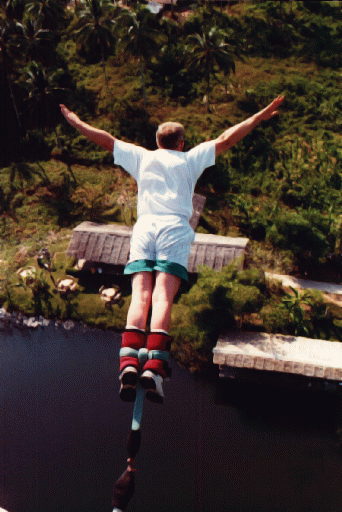
//> input picture Mini Project/image.png, 342 x 512 px
$ ./main   (built with g++ and OpenCV 4)
//> lines starting //> are read from the running program, lines starting //| are printed output that depends on the picture
### Mini Project/fastDigitalImageInpainting.hpp
#include <opencv2/opencv.hpp>
using namespace cv;

// values of 'a' and 'b' are user defined, and are determined by hit and trial method
static const float a(0.073235f);
static const float b(0.176765f);

// K is the gaussian kernel
static const Mat K = (Mat_<float>(3, 3) << a, b, a, b, 0.0f, b, a, b, a);

void inpaint(const Mat &src, const Mat &mask, const Mat kernel, Mat &dst, int maxNumOfIter){

	// checking whether mask, source, and gaussian kernel follow certain conditions or not
	assert(src.type() == mask.type() && mask.type() == CV_8UC3);
	assert(src.size() == mask.size());
	assert(kernel.type() == CV_32F);

	// fill in the missing region with input's average color
	auto avgColor = sum(src)/(src.cols*src.rows);

	Mat avgColorMat(1, 1, CV_8UC3);
	avgColorMat.at<Vec3b>(0, 0) = Vec3b(avgColor[0], avgColor[1], avgColor[2]);
	resize(avgColorMat, avgColorMat, src.size(), 0.0, 0.0, INTER_NEAREST);

	Mat result = (mask/255).mul(src) + (1-mask/255).mul(avgColorMat);

	// convolution between kernel and border pixels
	int bSize = K.cols/2;
	Mat kernel3ch, inWithBorder;

	result.convertTo(result, CV_32FC3);
	cvtColor(kernel, kernel3ch, COLOR_GRAY2BGR);
	copyMakeBorder(result, inWithBorder, bSize, bSize, bSize, bSize, BORDER_REPLICATE);

	Mat resInWithBorder = Mat(inWithBorder, Rect(bSize, bSize, result.cols, result.rows));

	const int ch = result.channels();

	// repeating the process by user defined number of iterations
	for(int itr = 0; itr < maxNumOfIter; itr++){
		copyMakeBorder(result, inWithBorder, bSize, bSize, bSize, bSize, BORDER_REPLICATE);

		for(int r = 0; r < result.rows; r++){
			const uchar *pMask = mask.ptr(r);
			float *pRes = result.ptr<float>(r);

			for(int c = 0; c < result.cols; c++){
				if(pMask[ch*c] == 0){
					Rect rectRoi(c, r, K.cols, K.rows);
					Mat roi(inWithBorder, rectRoi);

					auto sum = cv::sum(kernel3ch.mul(roi));

					pRes[ch*c + 0] = sum[0];
					pRes[ch*c + 1] = sum[1];
					pRes[ch*c + 2] = sum[2];
				}
			}
		}
	}
	result.convertTo(dst, CV_8UC3);
}

### Mini Project/main.cpp
#include <iostream>
using namespace std;

#include <opencv2/opencv.hpp>
using namespace cv;

#include "fastDigitalImageInpainting.hpp"

int main(){
	Mat src = imread("image.png");
//> src is the input picture: 512 rows x 342 cols, CV_8UC3; mean B, G, R 45.6, 52.7, 64.3
	Mat mask = imread("mask.png");
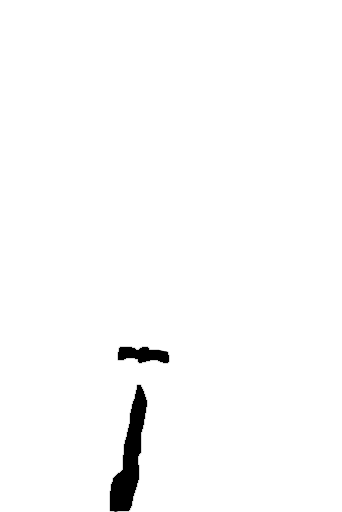
//> input picture Mini Project/mask.png, 342 x 512 px
//> mask is the input picture: 512 rows x 342 cols, CV_8UC3; mean B, G, R 251, 251, 251
	Mat res;

	inpaint(src, mask, K, res, 500);
//> in inpaint, `auto avgColor = sum(src)/(src.cols*src.rows);`: avgColor = [45.64, 52.75, 64.26, 0]
//> in inpaint, `avgColorMat.at<Vec3b>(0, 0) = Vec3b(avgColor[0], avgColor[1], avgColor..`: avgColorMat = [[45, 52, 64]]
//> in inpaint, `resize(avgColorMat, avgColorMat, src.size(), 0.0, 0.0, INTER_NEAREST);`:
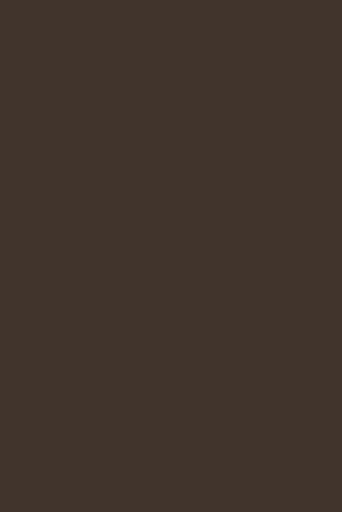
//> avgColorMat: 512 rows x 342 cols, CV_8UC3; mean B, G, R 45, 52, 64
//> in inpaint, `copyMakeBorder(result, inWithBorder, bSize, bSize, bSize, bSize, BORDE..`:
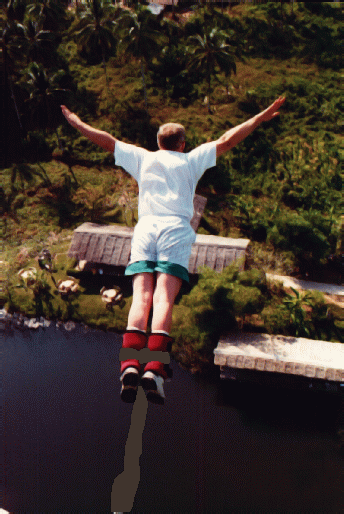
//> inWithBorder: 514 rows x 344 cols, CV_32FC3; mean B, G, R 45.5, 52.8, 64.4
//> the loop in inpaint, `for(int itr = 0; itr < maxNumOfIter; itr++)` made 500 passes
//> pass 2, in inpaint, `copyMakeBorder(result, inWithBorder, bSize, bSize, bSize, bSize, BORDE..`:
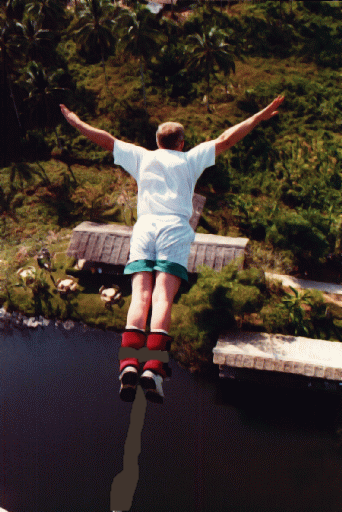
//> result: 512 rows x 342 cols, CV_32FC3; mean B, G, R 45.6, 52.9, 64.5
//> after the loop in inpaint, `for(int itr = 0; itr < maxNumOfIter; itr++)`:
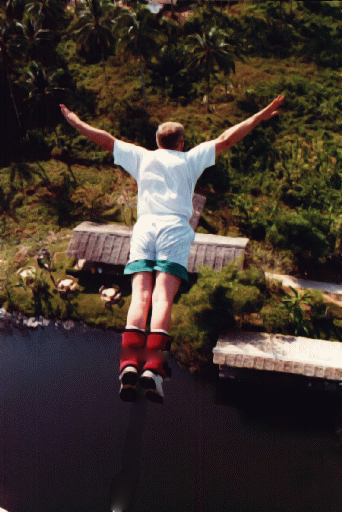
//> result: 512 rows x 342 cols, CV_32FC3; mean B, G, R 45.3, 52.4, 64.1
//> after the loop in inpaint, `for(int itr = 0; itr < maxNumOfIter; itr++)`:
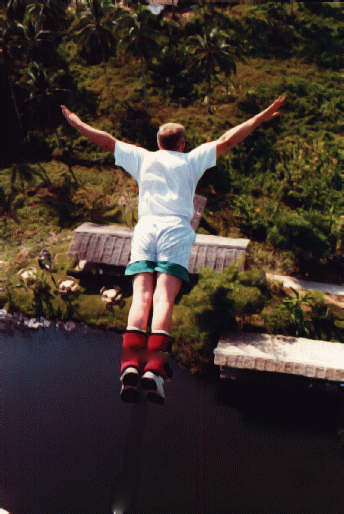
//> inWithBorder: 514 rows x 344 cols, CV_32FC3; mean B, G, R 45.2, 52.3, 64
//> K = [[0.0732, 0.177, 0.0732], [0.177, 0, 0.177], [0.0732, 0.177, 0.0732]]

	imshow("Inpainting Result", res);
	waitKey();

	return 0;
}
